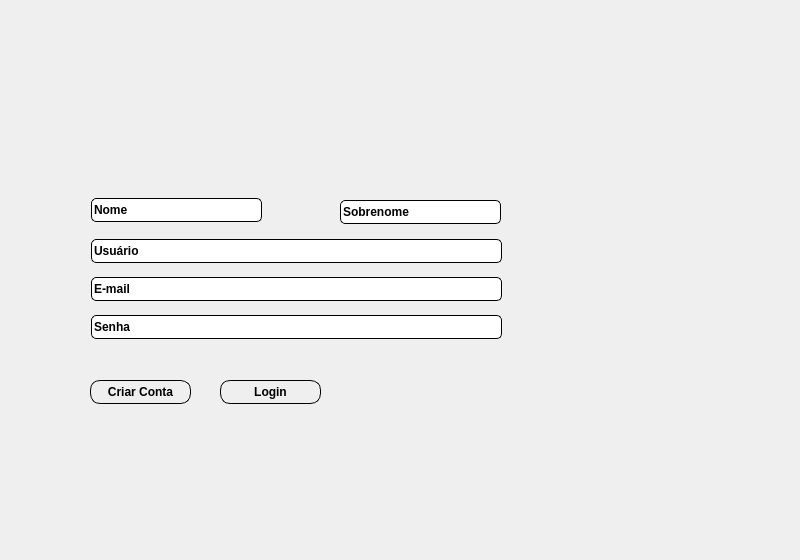
<?xml version="1.0" encoding="UTF-8"?>
<ui version="4.0">
 <class>CriarConta</class>
 <widget class="QDialog" name="CriarConta">
  <property name="geometry">
   <rect>
    <x>0</x>
    <y>0</y>
    <width>800</width>
    <height>560</height>
   </rect>
  </property>
  <property name="windowTitle">
   <string>Dialog</string>
  </property>
  <property name="styleSheet">
   <string notr="true">background-image: url(:/images/imagens/1.png);
/* Este seletor funciona aqui, pois se aplica aos &quot;filhos&quot; da janela */
QPushButton#criarcontaButton {
    background-color: #F4B315; 
    color: white;
	font-weight: bold;
    border: none; /* Sem borda */
    border-radius: 5px;
    padding: 5px;
}

QPushButton#criarcontaButton:hover {
    background-color: #DDA010; /* Tom mais escuro */
    border: none;
}</string>
  </property>
  <widget class="QLabel" name="label">
   <property name="geometry">
    <rect>
     <x>50</x>
     <y>30</y>
     <width>521</width>
     <height>501</height>
    </rect>
   </property>
   <property name="styleSheet">
    <string notr="true">background-image: url(:/images/imagens/2.png);
border-radius: 20px;</string>
   </property>
   <property name="text">
    <string/>
   </property>
  </widget>
  <widget class="QPushButton" name="pushButton_2">
   <property name="geometry">
    <rect>
     <x>220</x>
     <y>380</y>
     <width>101</width>
     <height>24</height>
    </rect>
   </property>
   <property name="styleSheet">
    <string notr="true">font-weight: bold;
border: 1px solid;
border-radius: 10px;
</string>
   </property>
   <property name="text">
    <string>Login</string>
   </property>
  </widget>
  <widget class="QPushButton" name="criarcontaButton">
   <property name="geometry">
    <rect>
     <x>90</x>
     <y>380</y>
     <width>101</width>
     <height>24</height>
    </rect>
   </property>
   <property name="styleSheet">
    <string notr="true">font-weight: bold;
border: 1px solid;
border-radius: 10px;

</string>
   </property>
   <property name="text">
    <string>Criar Conta</string>
   </property>
  </widget>
  <widget class="QLineEdit" name="sobrenomeLineEdit">
   <property name="geometry">
    <rect>
     <x>91</x>
     <y>198</y>
     <width>171</width>
     <height>24</height>
    </rect>
   </property>
   <property name="styleSheet">
    <string notr="true">font-weight: bold;
border: 1px solid;
border-radius: 5px;
</string>
   </property>
   <property name="text">
    <string>Nome</string>
   </property>
   <property name="dragEnabled">
    <bool>false</bool>
   </property>
   <property name="readOnly">
    <bool>false</bool>
   </property>
   <property name="clearButtonEnabled">
    <bool>false</bool>
   </property>
  </widget>
  <widget class="QLineEdit" name="lineEdit_5">
   <property name="geometry">
    <rect>
     <x>340</x>
     <y>200</y>
     <width>161</width>
     <height>24</height>
    </rect>
   </property>
   <property name="styleSheet">
    <string notr="true">font-weight: bold;
border: 1px solid;
border-radius: 5px;
</string>
   </property>
   <property name="text">
    <string>Sobrenome</string>
   </property>
  </widget>
  <widget class="QLineEdit" name="senhaLineEdit">
   <property name="geometry">
    <rect>
     <x>91</x>
     <y>239</y>
     <width>411</width>
     <height>24</height>
    </rect>
   </property>
   <property name="styleSheet">
    <string notr="true">font-weight: bold;
border: 1px solid;
border-radius: 5px;
</string>
   </property>
   <property name="text">
    <string>Usuário</string>
   </property>
  </widget>
  <widget class="QLineEdit" name="emailLineEdit">
   <property name="geometry">
    <rect>
     <x>91</x>
     <y>277</y>
     <width>411</width>
     <height>24</height>
    </rect>
   </property>
   <property name="styleSheet">
    <string notr="true">font-weight: bold;
border: 1px solid;
border-radius: 5px;
</string>
   </property>
   <property name="text">
    <string>E-mail</string>
   </property>
  </widget>
  <widget class="QLineEdit" name="lineEdit_3">
   <property name="geometry">
    <rect>
     <x>91</x>
     <y>315</y>
     <width>411</width>
     <height>24</height>
    </rect>
   </property>
   <property name="styleSheet">
    <string notr="true">font-weight: bold;
border: 1px solid;
border-radius: 5px;
</string>
   </property>
   <property name="text">
    <string>Senha</string>
   </property>
  </widget>
  <widget class="QLabel" name="atendentelabel_2">
   <property name="geometry">
    <rect>
     <x>230</x>
     <y>50</y>
     <width>131</width>
     <height>131</height>
    </rect>
   </property>
   <property name="styleSheet">
    <string notr="true">border-radiums: 20px;
</string>
   </property>
   <property name="text">
    <string/>
   </property>
   <property name="pixmap">
    <pixmap resource="icons.qrc">:/images/imagens/Logo_1.png</pixmap>
   </property>
   <property name="scaledContents">
    <bool>true</bool>
   </property>
  </widget>
 </widget>
 <resources>
  <include location="icons.qrc"/>
 </resources>
 <connections/>
</ui>
